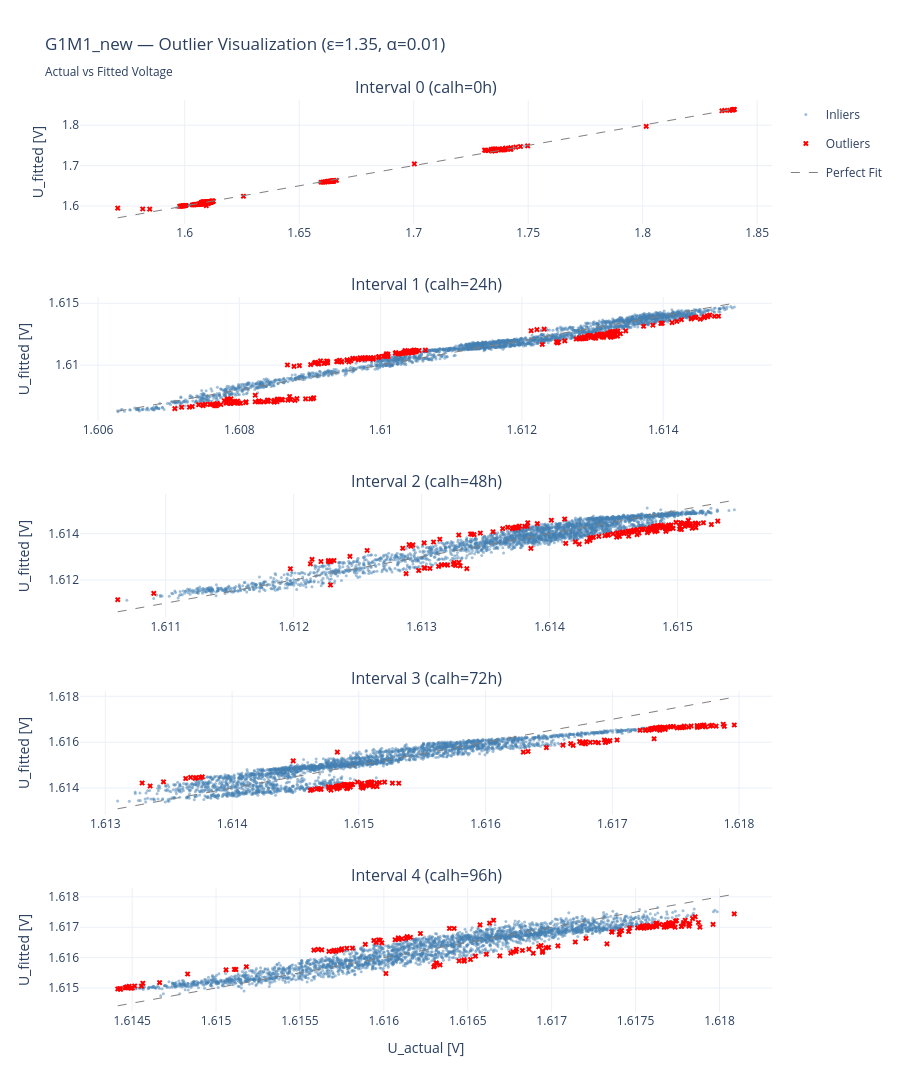

Notebook code cell kept with this figure:
### Code cell
# ── Plot U vs U_fitted with outlier highlighting ──
# Robust interval slicing without relying on `urc_inspect.intervals`

fig = make_subplots(
    rows=len(intervals_to_plot), cols=1,
    subplot_titles=[f"Interval {idx} (calh={rel.loc[idx, 'calh']:.0f}h)" 
                    for idx in intervals_to_plot],
    vertical_spacing=0.08,
)

for i, idx in enumerate(intervals_to_plot):
    # Get interval metadata from reliable results
    row_meta = rel.loc[idx]
    if isinstance(row_meta, pd.DataFrame):
        row_meta = row_meta.iloc[0]

    day_since_install = row_meta.get("day_since_install", np.nan)

    if pd.isna(day_since_install):
        day_since_install = row_meta["calh"] / 24.0

    current_day = urc_inspect.installation_time + pd.Timedelta(days=float(day_since_install))
    interval_end = current_day + pd.Timedelta(days=urc_inspect.len_interval)

    # Slice original preprocessed data in the same time window as model fitting
    interval_data = urc_inspect.data.query("@current_day <= index <= @interval_end")

    if interval_data.empty:
        continue

    # Get coefficients
    c1, c2, c3, c4, c5 = [row_meta[f"c{j}"] for j in range(1, 6)]

    # Build features exactly like training
    X, _ = urc_inspect._prepare_matrices(interval_data)

    # Compute fitted voltage in physical unit [V]
    U_ocv = -8.2975e-4 * interval_data["temperature"].values + 1.24965
    U_fitted = urc_inspect.scaler_U.unscale(c1 * X[:, 0] + c2 * X[:, 1] + c3 * X[:, 2] + c4 * X[:, 3] + c5) + U_ocv

    # Actual voltage in physical unit [V]
    U_actual = interval_data["voltage"].values
    
    # Compute residuals and identify outliers
    residuals = U_fitted - U_actual
    abs_res = np.abs(residuals)
    median_abs_res = np.median(abs_res)
    f_scale = eps_inspect * median_abs_res / 0.6745
    outlier_mask = abs_res > (eps_inspect * f_scale)
    
    # Plot inliers
    fig.add_trace(go.Scatter(
        x=U_actual[~outlier_mask],
        y=U_fitted[~outlier_mask],
        mode="markers",
        marker=dict(size=3, color="steelblue", opacity=0.5),
        name="Inliers" if i == 0 else None,
        legendgroup="inliers",
        showlegend=(i == 0),
    ), row=i+1, col=1)
    
    # Plot outliers
    if outlier_mask.sum() > 0:
        fig.add_trace(go.Scatter(
            x=U_actual[outlier_mask],
            y=U_fitted[outlier_mask],
            mode="markers",
            marker=dict(size=5, color="red", symbol="x"),
            name="Outliers" if i == 0 else None,
            legendgroup="outliers",
            showlegend=(i == 0),
        ), row=i+1, col=1)
    
    # Add diagonal line (perfect fit)
    u_range = [U_actual.min(), U_actual.max()]
    fig.add_trace(go.Scatter(
        x=u_range, y=u_range,
        mode="lines",
        line=dict(color="gray", dash="dash", width=1),
        name="Perfect Fit" if i == 0 else None,
        legendgroup="diagonal",
        showlegend=(i == 0),
    ), row=i+1, col=1)
    
    # Update axes
    fig.update_xaxes(title_text="U_actual [V]" if i == len(intervals_to_plot)-1 else "",
                     row=i+1, col=1)
    fig.update_yaxes(title_text="U_fitted [V]", row=i+1, col=1)

fig.update_layout(
    title=f"{extracted_name} — Outlier Visualization (ε={eps_inspect}, α={alpha_inspect})<br><sub>Actual vs Fitted Voltage</sub>",
    height=300 * len(intervals_to_plot),
    template="plotly_white",
)
fig.show()

### Figure 1 — Plotly figure (JSON) as saved in the notebook; plotly's stock layout.template omitted (floating-point values rounded to 4 significant figures; data arrays with more than 128 entries replaced by an {"elided": "..."} marker saying what was removed)
{"data": [{"legendgroup": "inliers", "marker": {"color": "steelblue", "opacity": 0.5, "size": 3}, "mode": "markers", "name": "Inliers", "showlegend": true, "type": "scatter", "x": {"elided": "2121 float values"}, "xaxis": "x", "y": {"elided": "2121 float values"}, "yaxis": "y"}, {"legendgroup": "outliers", "marker": {"color": "red", "size": 5, "symbol": "x"}, "mode": "markers", "name": "Outliers", "showlegend": true, "type": "scatter", "x": {"elided": "320 float values"}, "xaxis": "x", "y": {"elided": "320 float values"}, "yaxis": "y"}, {"legendgroup": "diagonal", "line": {"color": "gray", "dash": "dash", "width": 1}, "mode": "lines", "name": "Perfect Fit", "showlegend": true, "type": "scatter", "x": [1.571, 1.84], "xaxis": "x", "y": [1.571, 1.84], "yaxis": "y"}, {"legendgroup": "inliers", "marker": {"color": "steelblue", "opacity": 0.5, "size": 3}, "mode": "markers", "showlegend": false, "type": "scatter", "x": {"elided": "2554 float values"}, "xaxis": "x2", "y": {"elided": "2554 float values"}, "yaxis": "y2"}, {"legendgroup": "outliers", "marker": {"color": "red", "size": 5, "symbol": "x"}, "mode": "markers", "showlegend": false, "type": "scatter", "x": {"elided": "228 float values"}, "xaxis": "x2", "y": {"elided": "228 float values"}, "yaxis": "y2"}, {"legendgroup": "diagonal", "line": {"color": "gray", "dash": "dash", "width": 1}, "mode": "lines", "showlegend": false, "type": "scatter", "x": [1.606, 1.615], "xaxis": "x2", "y": [1.606, 1.615], "yaxis": "y2"}, {"legendgroup": "inliers", "marker": {"color": "steelblue", "opacity": 0.5, "size": 3}, "mode": "markers", "showlegend": false, "type": "scatter", "x": {"elided": "2724 float values"}, "xaxis": "x3", "y": {"elided": "2724 float values"}, "yaxis": "y3"}, {"legendgroup": "outliers", "marker": {"color": "red", "size": 5, "symbol": "x"}, "mode": "markers", "showlegend": false, "type": "scatter", "x": {"elided": "157 float values"}, "xaxis": "x3", "y": {"elided": "157 float values"}, "yaxis": "y3"}, {"legendgroup": "diagonal", "line": {"color": "gray", "dash": "dash", "width": 1}, "mode": "lines", "showlegend": false, "type": "scatter", "x": [1.611, 1.615], "xaxis": "x3", "y": [1.611, 1.615], "yaxis": "y3"}, {"legendgroup": "inliers", "marker": {"color": "steelblue", "opacity": 0.5, "size": 3}, "mode": "markers", "showlegend": false, "type": "scatter", "x": {"elided": "2738 float values"}, "xaxis": "x4", "y": {"elided": "2738 float values"}, "yaxis": "y4"}, {"legendgroup": "outliers", "marker": {"color": "red", "size": 5, "symbol": "x"}, "mode": "markers", "showlegend": false, "type": "scatter", "x": {"elided": "143 float values"}, "xaxis": "x4", "y": {"elided": "143 float values"}, "yaxis": "y4"}, {"legendgroup": "diagonal", "line": {"color": "gray", "dash": "dash", "width": 1}, "mode": "lines", "showlegend": false, "type": "scatter", "x": [1.613, 1.618], "xaxis": "x4", "y": [1.613, 1.618], "yaxis": "y4"}, {"legendgroup": "inliers", "marker": {"color": "steelblue", "opacity": 0.5, "size": 3}, "mode": "markers", "showlegend": false, "type": "scatter", "x": {"elided": "2749 float values"}, "xaxis": "x5", "y": {"elided": "2749 float values"}, "yaxis": "y5"}, {"legendgroup": "outliers", "marker": {"color": "red", "size": 5, "symbol": "x"}, "mode": "markers", "showlegend": false, "type": "scatter", "x": {"elided": "132 float values"}, "xaxis": "x5", "y": {"elided": "132 float values"}, "yaxis": "y5"}, {"legendgroup": "diagonal", "line": {"color": "gray", "dash": "dash", "width": 1}, "mode": "lines", "showlegend": false, "type": "scatter", "x": [1.614, 1.618], "xaxis": "x5", "y": [1.614, 1.618], "yaxis": "y5"}], "layout": {"annotations": [{"font": {"size": 16}, "showarrow": false, "text": "Interval 0 (calh=0h)", "x": 0.5, "xanchor": "center", "xref": "paper", "y": 1.0, "yanchor": "bottom", "yref": "paper"}, {"font": {"size": 16}, "showarrow": false, "text": "Interval 1 (calh=24h)", "x": 0.5, "xanchor": "center", "xref": "paper", "y": 0.784, "yanchor": "bottom", "yref": "paper"}, {"font": {"size": 16}, "showarrow": false, "text": "Interval 2 (calh=48h)", "x": 0.5, "xanchor": "center", "xref": "paper", "y": 0.568, "yanchor": "bottom", "yref": "paper"}, {"font": {"size": 16}, "showarrow": false, "text": "Interval 3 (calh=72h)", "x": 0.5, "xanchor": "center", "xref": "paper", "y": 0.352, "yanchor": "bottom", "yref": "paper"}, {"font": {"size": 16}, "showarrow": false, "text": "Interval 4 (calh=96h)", "x": 0.5, "xanchor": "center", "xref": "paper", "y": 0.136, "yanchor": "bottom", "yref": "paper"}], "height": 1500, "title": {"text": "G1M1_new — Outlier Visualization (ε=1.35, α=0.01)<br><sub>Actual vs Fitted Voltage</sub>"}, "xaxis": {"anchor": "y", "domain": [0, 1], "title": {"text": ""}}, "xaxis2": {"anchor": "y2", "domain": [0, 1], "title": {"text": ""}}, "xaxis3": {"anchor": "y3", "domain": [0, 1], "title": {"text": ""}}, "xaxis4": {"anchor": "y4", "domain": [0, 1], "title": {"text": ""}}, "xaxis5": {"anchor": "y5", "domain": [0, 1], "title": {"text": "U_actual [V]"}}, "yaxis": {"anchor": "x", "domain": [0.864, 1.0], "title": {"text": "U_fitted [V]"}}, "yaxis2": {"anchor": "x2", "domain": [0.648, 0.784], "title": {"text": "U_fitted [V]"}}, "yaxis3": {"anchor": "x3", "domain": [0.432, 0.568], "title": {"text": "U_fitted [V]"}}, "yaxis4": {"anchor": "x4", "domain": [0.216, 0.352], "title": {"text": "U_fitted [V]"}}, "yaxis5": {"anchor": "x5", "domain": [0, 0.136], "title": {"text": "U_fitted [V]"}}}}
